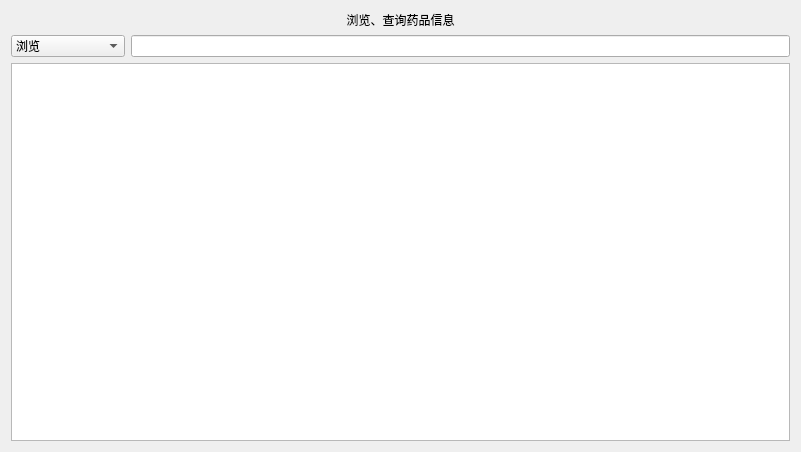
<?xml version="1.0" encoding="UTF-8"?>
<ui version="4.0">
 <class>youke</class>
 <widget class="QDialog" name="youke">
  <property name="geometry">
   <rect>
    <x>0</x>
    <y>0</y>
    <width>801</width>
    <height>452</height>
   </rect>
  </property>
  <property name="windowTitle">
   <string>药品信息查询-浏览</string>
  </property>
  <layout class="QVBoxLayout" name="verticalLayout_3">
   <item>
    <layout class="QVBoxLayout" name="verticalLayout_2">
     <item>
      <widget class="QLabel" name="label">
       <property name="styleSheet">
        <string notr="true">font: 26pt &quot;方正舒体&quot;;</string>
       </property>
       <property name="text">
        <string>浏览、查询药品信息</string>
       </property>
       <property name="alignment">
        <set>Qt::AlignCenter</set>
       </property>
      </widget>
     </item>
     <item>
      <layout class="QVBoxLayout" name="verticalLayout">
       <item>
        <layout class="QHBoxLayout" name="horizontalLayout" stretch="1,6">
         <item>
          <widget class="QComboBox" name="comboBox">
           <item>
            <property name="text">
             <string>浏览</string>
            </property>
           </item>
           <item>
            <property name="text">
             <string>按编号查询</string>
            </property>
           </item>
           <item>
            <property name="text">
             <string>按名称查询</string>
            </property>
           </item>
           <item>
            <property name="text">
             <string>按服用方法查询</string>
            </property>
           </item>
           <item>
            <property name="text">
             <string>按功效查询</string>
            </property>
           </item>
          </widget>
         </item>
         <item>
          <widget class="QLineEdit" name="lineEdit"/>
         </item>
        </layout>
       </item>
       <item>
        <widget class="QTableView" name="tableView"/>
       </item>
      </layout>
     </item>
    </layout>
   </item>
  </layout>
 </widget>
 <resources/>
 <connections/>
</ui>
